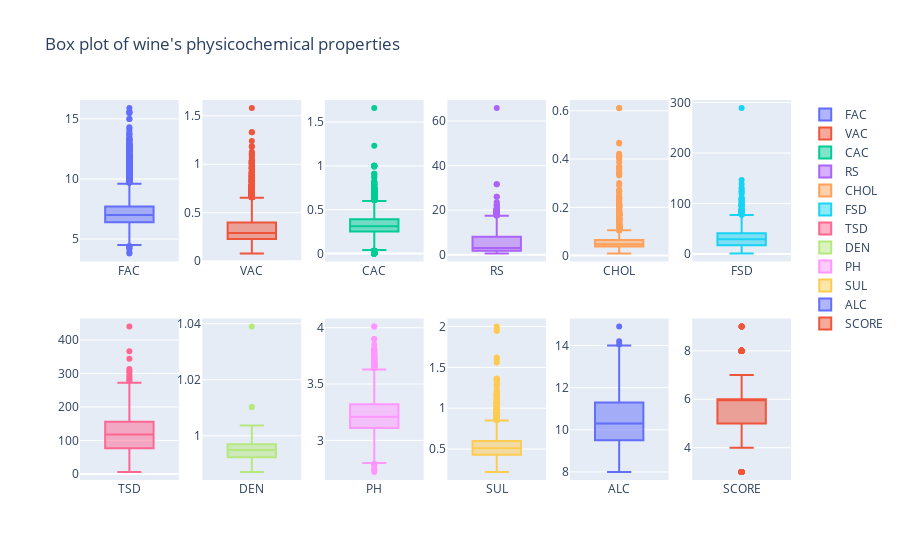

Notebook code cell kept with this figure:
### Code cell
from plotly.subplots import make_subplots

FIG_COLUMN_SIZE = 6

fig = make_subplots(rows=2, cols=FIG_COLUMN_SIZE)
index = 0

for c in df.columns:
     
    if c in ['TYPE']:
        continue
        
    row, col = divmod(index, FIG_COLUMN_SIZE)
    fig.add_trace(go.Box(y=df[c], name=c), row+1, col+1)
    index += 1
    
fig.update_layout(title_text="Box plot of wine's physicochemical properties")

fig.show()

### Figure 1 — Plotly figure (JSON) as saved in the notebook; plotly's stock layout.template omitted (floating-point values rounded to 4 significant figures; data arrays with more than 128 entries replaced by an {"elided": "..."} marker saying what was removed)
{"data": [{"name": "FAC", "type": "box", "xaxis": "x", "y": {"elided": "6497 float values"}, "yaxis": "y"}, {"name": "VAC", "type": "box", "xaxis": "x2", "y": {"elided": "6497 float values"}, "yaxis": "y2"}, {"name": "CAC", "type": "box", "xaxis": "x3", "y": {"elided": "6497 float values"}, "yaxis": "y3"}, {"name": "RS", "type": "box", "xaxis": "x4", "y": {"elided": "6497 float values"}, "yaxis": "y4"}, {"name": "CHOL", "type": "box", "xaxis": "x5", "y": {"elided": "6497 float values"}, "yaxis": "y5"}, {"name": "FSD", "type": "box", "xaxis": "x6", "y": {"elided": "6497 float values"}, "yaxis": "y6"}, {"name": "TSD", "type": "box", "xaxis": "x7", "y": {"elided": "6497 float values"}, "yaxis": "y7"}, {"name": "DEN", "type": "box", "xaxis": "x8", "y": {"elided": "6497 float values"}, "yaxis": "y8"}, {"name": "PH", "type": "box", "xaxis": "x9", "y": {"elided": "6497 float values"}, "yaxis": "y9"}, {"name": "SUL", "type": "box", "xaxis": "x10", "y": {"elided": "6497 float values"}, "yaxis": "y10"}, {"name": "ALC", "type": "box", "xaxis": "x11", "y": {"elided": "6497 float values"}, "yaxis": "y11"}, {"name": "SCORE", "type": "box", "xaxis": "x12", "y": {"elided": "6497 int values"}, "yaxis": "y12"}], "layout": {"title": {"text": "Box plot of wine's physicochemical properties"}, "xaxis": {"anchor": "y", "domain": [0, 0.1389]}, "xaxis10": {"anchor": "y10", "domain": [0.5167, 0.6556]}, "xaxis11": {"anchor": "y11", "domain": [0.6889, 0.8278]}, "xaxis12": {"anchor": "y12", "domain": [0.8611, 1]}, "xaxis2": {"anchor": "y2", "domain": [0.1722, 0.3111]}, "xaxis3": {"anchor": "y3", "domain": [0.3444, 0.4833]}, "xaxis4": {"anchor": "y4", "domain": [0.5167, 0.6556]}, "xaxis5": {"anchor": "y5", "domain": [0.6889, 0.8278]}, "xaxis6": {"anchor": "y6", "domain": [0.8611, 1]}, "xaxis7": {"anchor": "y7", "domain": [0, 0.1389]}, "xaxis8": {"anchor": "y8", "domain": [0.1722, 0.3111]}, "xaxis9": {"anchor": "y9", "domain": [0.3444, 0.4833]}, "yaxis": {"anchor": "x", "domain": [0.575, 1]}, "yaxis10": {"anchor": "x10", "domain": [0, 0.425]}, "yaxis11": {"anchor": "x11", "domain": [0, 0.425]}, "yaxis12": {"anchor": "x12", "domain": [0, 0.425]}, "yaxis2": {"anchor": "x2", "domain": [0.575, 1]}, "yaxis3": {"anchor": "x3", "domain": [0.575, 1]}, "yaxis4": {"anchor": "x4", "domain": [0.575, 1]}, "yaxis5": {"anchor": "x5", "domain": [0.575, 1]}, "yaxis6": {"anchor": "x6", "domain": [0.575, 1]}, "yaxis7": {"anchor": "x7", "domain": [0, 0.425]}, "yaxis8": {"anchor": "x8", "domain": [0, 0.425]}, "yaxis9": {"anchor": "x9", "domain": [0, 0.425]}}}
